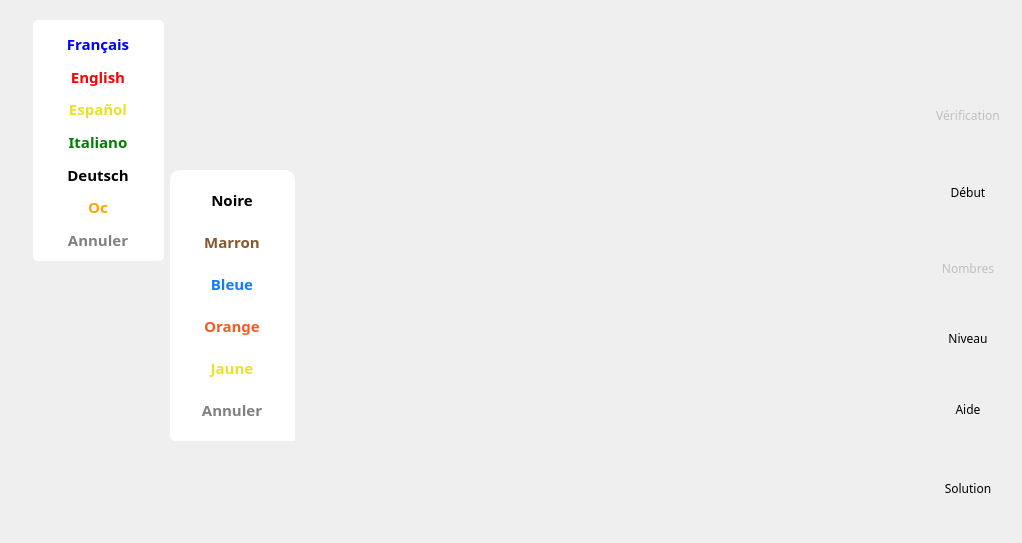
       <widget class="QWidget" name="pagePrincipale">
        <property name="styleSheet">
         <string notr="true">QWidget#pagePrincipale {	
	background-image: url(:/data_images/background);
	background-repeat: repeat-no;
   	background-position: top right;
}</string>
        </property>
        <widget class="QFrame" name="frmIcones">
         <property name="geometry">
          <rect>
           <x>923</x>
           <y>76</y>
           <width>90</width>
           <height>458</height>
          </rect>
         </property>
         <property name="minimumSize">
          <size>
           <width>90</width>
           <height>60</height>
          </size>
         </property>
         <property name="maximumSize">
          <size>
           <width>100</width>
           <height>16777215</height>
          </size>
         </property>
         <property name="lineWidth">
          <number>0</number>
         </property>
         <layout class="QVBoxLayout" name="verticalLayout">
          <property name="spacing">
           <number>2</number>
          </property>
          <property name="margin">
           <number>0</number>
          </property>
          <item>
           <widget class="AbulEduFlatBoutonV1" name="btnVerifier">
            <property name="enabled">
             <bool>false</bool>
            </property>
            <property name="minimumSize">
             <size>
              <width>0</width>
              <height>69</height>
             </size>
            </property>
            <property name="maximumSize">
             <size>
              <width>16777215</width>
              <height>16777215</height>
             </size>
            </property>
            <property name="font">
             <font>
              <family>Andika Basic</family>
              <weight>50</weight>
              <bold>false</bold>
             </font>
            </property>
            <property name="toolTip">
             <string/>
            </property>
            <property name="whatsThis">
             <string notr="true">verification</string>
            </property>
            <property name="text">
             <string>Vérification</string>
            </property>
            <property name="iconSize">
             <size>
              <width>50</width>
              <height>50</height>
             </size>
            </property>
            <property name="flat">
             <bool>true</bool>
            </property>
            <property name="IconeNormale" stdset="0">
             <string notr="true">:/data_images/verification</string>
            </property>
            <property name="IconeSurvol" stdset="0">
             <string notr="true">:/data_images/verificationHover</string>
            </property>
            <property name="IconePressed" stdset="0">
             <string notr="true">:/data_images/verificationPressed</string>
            </property>
            <property name="IconeDisabled" stdset="0">
             <string notr="true">:/data_images/verificationDisabled</string>
            </property>
            <property name="BackgroundAlignement" stdset="0">
             <string notr="true">center top</string>
            </property>
            <property name="TexteAlignement" stdset="0">
             <string notr="true">Qt::AlignBottom</string>
            </property>
            <property name="CouleurTexteNormale" stdset="0">
             <color>
              <red>255</red>
              <green>255</green>
              <blue>255</blue>
             </color>
            </property>
            <property name="CouleurTexteSurvol" stdset="0">
             <color>
              <red>255</red>
              <green>0</green>
              <blue>0</blue>
             </color>
            </property>
           </widget>
          </item>
          <item>
           <widget class="AbulEduFlatBoutonV1" name="btnRecommencer">
            <property name="sizePolicy">
             <sizepolicy hsizetype="Minimum" vsizetype="Fixed">
              <horstretch>0</horstretch>
              <verstretch>0</verstretch>
             </sizepolicy>
            </property>
            <property name="minimumSize">
             <size>
              <width>0</width>
              <height>70</height>
             </size>
            </property>
            <property name="maximumSize">
             <size>
              <width>16777215</width>
              <height>16777215</height>
             </size>
            </property>
            <property name="font">
             <font>
              <family>Andika Basic</family>
              <weight>50</weight>
              <bold>false</bold>
             </font>
            </property>
            <property name="toolTip">
             <string/>
            </property>
            <property name="whatsThis">
             <string notr="true">debut</string>
            </property>
            <property name="text">
             <string>Début</string>
            </property>
            <property name="iconSize">
             <size>
              <width>50</width>
              <height>50</height>
             </size>
            </property>
            <property name="flat">
             <bool>true</bool>
            </property>
            <property name="IconeNormale" stdset="0">
             <string notr="true">:/data_images/debut</string>
            </property>
            <property name="IconeSurvol" stdset="0">
             <string notr="true">:/data_images/debutHover</string>
            </property>
            <property name="IconePressed" stdset="0">
             <string notr="true"/>
            </property>
            <property name="IconeDisabled" stdset="0">
             <string notr="true">:/data_images/debutDisabled</string>
            </property>
            <property name="BackgroundAlignement" stdset="0">
             <string notr="true">center top</string>
            </property>
            <property name="TexteAlignement" stdset="0">
             <string notr="true">Qt::AlignBottom</string>
            </property>
            <property name="CouleurTexteNormale" stdset="0">
             <color>
              <red>255</red>
              <green>255</green>
              <blue>255</blue>
             </color>
            </property>
            <property name="CouleurTexteSurvol" stdset="0">
             <color>
              <red>255</red>
              <green>0</green>
              <blue>0</blue>
             </color>
            </property>
           </widget>
          </item>
          <item>
           <widget class="AbulEduFlatBoutonV1" name="btnNombres">
            <property name="enabled">
             <bool>false</bool>
            </property>
            <property name="sizePolicy">
             <sizepolicy hsizetype="Minimum" vsizetype="Fixed">
              <horstretch>0</horstretch>
              <verstretch>0</verstretch>
             </sizepolicy>
            </property>
            <property name="minimumSize">
             <size>
              <width>0</width>
              <height>69</height>
             </size>
            </property>
            <property name="maximumSize">
             <size>
              <width>16777215</width>
              <height>16777215</height>
             </size>
            </property>
            <property name="font">
             <font>
              <family>Andika Basic</family>
              <weight>50</weight>
              <bold>false</bold>
             </font>
            </property>
            <property name="toolTip">
             <string/>
            </property>
            <property name="whatsThis">
             <string notr="true">nombres</string>
            </property>
            <property name="text">
             <string>Nombres</string>
            </property>
            <property name="iconSize">
             <size>
              <width>50</width>
              <height>50</height>
             </size>
            </property>
            <property name="flat">
             <bool>true</bool>
            </property>
            <property name="IconeNormale" stdset="0">
             <string notr="true">:/data_images/nombres</string>
            </property>
            <property name="IconeSurvol" stdset="0">
             <string notr="true">:/data_images/nombresHover</string>
            </property>
            <property name="IconePressed" stdset="0">
             <string notr="true">:/data_images/nombresPressed</string>
            </property>
            <property name="IconeDisabled" stdset="0">
             <string notr="true">:/data_images/nombresDisabled</string>
            </property>
            <property name="BackgroundAlignement" stdset="0">
             <string notr="true">center top</string>
            </property>
            <property name="TexteAlignement" stdset="0">
             <string notr="true">Qt::AlignBottom</string>
            </property>
            <property name="CouleurTexteNormale" stdset="0">
             <color>
              <red>255</red>
              <green>255</green>
              <blue>255</blue>
             </color>
            </property>
            <property name="CouleurTexteSurvol" stdset="0">
             <color>
              <red>255</red>
              <green>0</green>
              <blue>0</blue>
             </color>
            </property>
           </widget>
          </item>
          <item>
           <widget class="AbulEduFlatBoutonV1" name="btnNiveaux">
            <property name="sizePolicy">
             <sizepolicy hsizetype="Minimum" vsizetype="Fixed">
              <horstretch>0</horstretch>
              <verstretch>0</verstretch>
             </sizepolicy>
            </property>
            <property name="minimumSize">
             <size>
              <width>0</width>
              <height>56</height>
             </size>
            </property>
            <property name="maximumSize">
             <size>
              <width>16777215</width>
              <height>16777215</height>
             </size>
            </property>
            <property name="font">
             <font>
              <family>Andika Basic</family>
              <weight>50</weight>
              <bold>false</bold>
             </font>
            </property>
            <property name="toolTip">
             <string/>
            </property>
            <property name="whatsThis">
             <string notr="true">niveaux</string>
            </property>
            <property name="text">
             <string>Niveau</string>
            </property>
            <property name="iconSize">
             <size>
              <width>50</width>
              <height>50</height>
             </size>
            </property>
            <property name="flat">
             <bool>true</bool>
            </property>
            <property name="IconeNormale" stdset="0">
             <string notr="true">:/data_images/niveaux</string>
            </property>
            <property name="IconeSurvol" stdset="0">
             <string notr="true">:/data_images/niveauxHover</string>
            </property>
            <property name="IconePressed" stdset="0">
             <string notr="true">:/data_images/niveauxPressed</string>
            </property>
            <property name="IconeDisabled" stdset="0">
             <string notr="true">:/data_images/niveauxDisabled</string>
            </property>
            <property name="BackgroundAlignement" stdset="0">
             <string notr="true">center top</string>
            </property>
            <property name="TexteAlignement" stdset="0">
             <string notr="true">Qt::AlignBottom</string>
            </property>
            <property name="CouleurTexteNormale" stdset="0">
             <color>
              <red>255</red>
              <green>255</green>
              <blue>255</blue>
             </color>
            </property>
            <property name="CouleurTexteSurvol" stdset="0">
             <color>
              <red>255</red>
              <green>0</green>
              <blue>0</blue>
             </color>
            </property>
           </widget>
          </item>
          <item>
           <widget class="AbulEduFlatBoutonV1" name="btnAide">
            <property name="sizePolicy">
             <sizepolicy hsizetype="Minimum" vsizetype="Fixed">
              <horstretch>0</horstretch>
              <verstretch>0</verstretch>
             </sizepolicy>
            </property>
            <property name="minimumSize">
             <size>
              <width>0</width>
              <height>73</height>
             </size>
            </property>
            <property name="maximumSize">
             <size>
              <width>16777215</width>
              <height>16777215</height>
             </size>
            </property>
            <property name="font">
             <font>
              <family>Andika Basic</family>
              <weight>50</weight>
              <bold>false</bold>
             </font>
            </property>
            <property name="toolTip">
             <string/>
            </property>
            <property name="whatsThis">
             <string notr="true">aide</string>
            </property>
            <property name="text">
             <string>Aide</string>
            </property>
            <property name="iconSize">
             <size>
              <width>50</width>
              <height>50</height>
             </size>
            </property>
            <property name="flat">
             <bool>true</bool>
            </property>
            <property name="IconeNormale" stdset="0">
             <string notr="true">:/data_images/aide</string>
            </property>
            <property name="IconeSurvol" stdset="0">
             <string notr="true">:/data_images/aideHover</string>
            </property>
            <property name="IconePressed" stdset="0">
             <string notr="true">:/data_images/aidePressed</string>
            </property>
            <property name="IconeDisabled" stdset="0">
             <string notr="true">:/data_images/aideDisabled</string>
            </property>
            <property name="BackgroundAlignement" stdset="0">
             <string notr="true">center top</string>
            </property>
            <property name="TexteAlignement" stdset="0">
             <string notr="true">Qt::AlignBottom</string>
            </property>
            <property name="CouleurTexteNormale" stdset="0">
             <color>
              <red>255</red>
              <green>255</green>
              <blue>255</blue>
             </color>
            </property>
            <property name="CouleurTexteSurvol" stdset="0">
             <color>
              <red>255</red>
              <green>0</green>
              <blue>0</blue>
             </color>
            </property>
           </widget>
          </item>
          <item>
           <widget class="AbulEduFlatBoutonV1" name="btnAbandonner">
            <property name="minimumSize">
             <size>
              <width>0</width>
              <height>70</height>
             </size>
            </property>
            <property name="maximumSize">
             <size>
              <width>16777215</width>
              <height>16777215</height>
             </size>
            </property>
            <property name="font">
             <font>
              <family>Andika Basic</family>
              <weight>50</weight>
              <bold>false</bold>
             </font>
            </property>
            <property name="toolTip">
             <string/>
            </property>
            <property name="whatsThis">
             <string notr="true">solution</string>
            </property>
            <property name="text">
             <string>Solution</string>
            </property>
            <property name="iconSize">
             <size>
              <width>50</width>
              <height>50</height>
             </size>
            </property>
            <property name="flat">
             <bool>true</bool>
            </property>
            <property name="IconeNormale" stdset="0">
             <string notr="true">:/data_images/solution</string>
            </property>
            <property name="IconeSurvol" stdset="0">
             <string notr="true">:/data_images/solutionHover</string>
            </property>
            <property name="IconePressed" stdset="0">
             <string notr="true">:/data_images/solutionPressed</string>
            </property>
            <property name="IconeDisabled" stdset="0">
             <string notr="true">:/data_images/solutionDisabled</string>
            </property>
            <property name="BackgroundAlignement" stdset="0">
             <string notr="true">center top</string>
            </property>
            <property name="TexteAlignement" stdset="0">
             <string notr="true">Qt::AlignBottom</string>
            </property>
            <property name="CouleurTexteNormale" stdset="0">
             <color>
              <red>255</red>
              <green>255</green>
              <blue>255</blue>
             </color>
            </property>
            <property name="CouleurTexteSurvol" stdset="0">
             <color>
              <red>255</red>
              <green>0</green>
              <blue>0</blue>
             </color>
            </property>
           </widget>
          </item>
         </layout>
        </widget>
        <widget class="QFrame" name="frmAireDeJeu">
         <property name="geometry">
          <rect>
           <x>370</x>
           <y>30</y>
           <width>500</width>
           <height>480</height>
          </rect>
         </property>
         <property name="styleSheet">
          <string notr="true"/>
         </property>
         <property name="frameShape">
          <enum>QFrame::NoFrame</enum>
         </property>
         <property name="frameShadow">
          <enum>QFrame::Raised</enum>
         </property>
        </widget>
        <widget class="QFrame" name="frmNiveau">
         <property name="geometry">
          <rect>
           <x>170</x>
           <y>170</y>
           <width>125</width>
           <height>271</height>
          </rect>
         </property>
         <property name="styleSheet">
          <string notr="true">background: #ffffff;
border-top-left-radius: 10px;
border-top-right-radius: 10px;
border-bottom-left-radius: 5px;</string>
         </property>
         <property name="frameShape">
          <enum>QFrame::StyledPanel</enum>
         </property>
         <property name="frameShadow">
          <enum>QFrame::Raised</enum>
         </property>
         <layout class="QGridLayout" name="gridLayout_2">
          <item row="11" column="0">
           <widget class="AbulEduFlatBoutonV1" name="btnNiveauAnnuler">
            <property name="enabled">
             <bool>true</bool>
            </property>
            <property name="minimumSize">
             <size>
              <width>100</width>
              <height>30</height>
             </size>
            </property>
            <property name="maximumSize">
             <size>
              <width>100</width>
              <height>30</height>
             </size>
            </property>
            <property name="font">
             <font>
              <family>Andika Basic</family>
              <pointsize>11</pointsize>
              <weight>75</weight>
              <bold>true</bold>
             </font>
            </property>
            <property name="cursor">
             <cursorShape>PointingHandCursor</cursorShape>
            </property>
            <property name="styleSheet">
             <string notr="true">color:gray;</string>
            </property>
            <property name="text">
             <string>Annuler</string>
            </property>
           </widget>
          </item>
          <item row="10" column="0">
           <widget class="AbulEduFlatBoutonV1" name="btnNiveauJaune">
            <property name="minimumSize">
             <size>
              <width>100</width>
              <height>30</height>
             </size>
            </property>
            <property name="maximumSize">
             <size>
              <width>100</width>
              <height>30</height>
             </size>
            </property>
            <property name="font">
             <font>
              <family>Andika Basic</family>
              <pointsize>11</pointsize>
              <weight>75</weight>
              <bold>true</bold>
             </font>
            </property>
            <property name="cursor">
             <cursorShape>PointingHandCursor</cursorShape>
            </property>
            <property name="styleSheet">
             <string notr="true">color:#e8e226;</string>
            </property>
            <property name="text">
             <string>Jaune</string>
            </property>
           </widget>
          </item>
          <item row="9" column="0">
           <widget class="AbulEduFlatBoutonV1" name="btnNiveauOrange">
            <property name="minimumSize">
             <size>
              <width>100</width>
              <height>30</height>
             </size>
            </property>
            <property name="maximumSize">
             <size>
              <width>100</width>
              <height>30</height>
             </size>
            </property>
            <property name="font">
             <font>
              <family>Andika Basic</family>
              <pointsize>11</pointsize>
              <weight>75</weight>
              <bold>true</bold>
             </font>
            </property>
            <property name="cursor">
             <cursorShape>PointingHandCursor</cursorShape>
            </property>
            <property name="styleSheet">
             <string notr="true">color:#f15c28;</string>
            </property>
            <property name="text">
             <string>Orange</string>
            </property>
           </widget>
          </item>
          <item row="8" column="0">
           <widget class="AbulEduFlatBoutonV1" name="btnNiveauBleu">
            <property name="minimumSize">
             <size>
              <width>100</width>
              <height>30</height>
             </size>
            </property>
            <property name="maximumSize">
             <size>
              <width>100</width>
              <height>30</height>
             </size>
            </property>
            <property name="font">
             <font>
              <family>Andika Basic</family>
              <pointsize>11</pointsize>
              <weight>75</weight>
              <bold>true</bold>
             </font>
            </property>
            <property name="cursor">
             <cursorShape>PointingHandCursor</cursorShape>
            </property>
            <property name="styleSheet">
             <string notr="true">color: #107bfa;</string>
            </property>
            <property name="text">
             <string>Bleue</string>
            </property>
           </widget>
          </item>
          <item row="3" column="0">
           <widget class="AbulEduFlatBoutonV1" name="btnNiveauMarron">
            <property name="minimumSize">
             <size>
              <width>100</width>
              <height>30</height>
             </size>
            </property>
            <property name="maximumSize">
             <size>
              <width>100</width>
              <height>30</height>
             </size>
            </property>
            <property name="font">
             <font>
              <family>Andika Basic</family>
              <pointsize>11</pointsize>
              <weight>75</weight>
              <bold>true</bold>
             </font>
            </property>
            <property name="cursor">
             <cursorShape>PointingHandCursor</cursorShape>
            </property>
            <property name="styleSheet">
             <string notr="true">color:#85582d;</string>
            </property>
            <property name="text">
             <string>Marron</string>
            </property>
           </widget>
          </item>
          <item row="0" column="0">
           <widget class="AbulEduFlatBoutonV1" name="btnNiveauNoire">
            <property name="minimumSize">
             <size>
              <width>100</width>
              <height>30</height>
             </size>
            </property>
            <property name="maximumSize">
             <size>
              <width>100</width>
              <height>30</height>
             </size>
            </property>
            <property name="font">
             <font>
              <family>Andika Basic</family>
              <pointsize>11</pointsize>
              <weight>75</weight>
              <bold>true</bold>
             </font>
            </property>
            <property name="cursor">
             <cursorShape>PointingHandCursor</cursorShape>
            </property>
            <property name="styleSheet">
             <string notr="true">color:black;</string>
            </property>
            <property name="text">
             <string>Noire</string>
            </property>
           </widget>
          </item>
         </layout>
        </widget>
        <widget class="QLabel" name="lblLevel">
         <property name="geometry">
          <rect>
           <x>927</x>
           <y>8</y>
           <width>80</width>
           <height>64</height>
          </rect>
         </property>
         <property name="text">
          <string/>
         </property>
         <property name="pixmap">
          <pixmap resource="data_images.qrc">:/data_images/belt0</pixmap>
         </property>
        </widget>
        <widget class="QLabel" name="lblGrid">
         <property name="geometry">
          <rect>
           <x>390</x>
           <y>30</y>
           <width>500</width>
           <height>377</height>
          </rect>
         </property>
         <property name="text">
          <string/>
         </property>
         <property name="pixmap">
          <pixmap resource="data_images.qrc">:/data_images/cadreNombres0</pixmap>
         </property>
         <property name="scaledContents">
          <bool>true</bool>
         </property>
        </widget>
        <widget class="QFrame" name="frmChoixLangues">
         <property name="geometry">
          <rect>
           <x>33</x>
           <y>20</y>
           <width>131</width>
           <height>241</height>
          </rect>
         </property>
         <property name="styleSheet">
          <string notr="true">background-color: #ffffff;
border-radius:5px;</string>
         </property>
         <property name="frameShape">
          <enum>QFrame::StyledPanel</enum>
         </property>
         <property name="frameShadow">
          <enum>QFrame::Raised</enum>
         </property>
         <layout class="QGridLayout" name="gridLayout_8">
          <item row="12" column="0">
           <widget class="AbulEduFlatBoutonV1" name="btnLangueAnnuler">
            <property name="minimumSize">
             <size>
              <width>100</width>
              <height>30</height>
             </size>
            </property>
            <property name="maximumSize">
             <size>
              <width>100</width>
              <height>30</height>
             </size>
            </property>
            <property name="font">
             <font>
              <family>Andika Basic</family>
              <pointsize>11</pointsize>
              <weight>75</weight>
              <bold>true</bold>
             </font>
            </property>
            <property name="cursor">
             <cursorShape>PointingHandCursor</cursorShape>
            </property>
            <property name="styleSheet">
             <string notr="true">color:gray;</string>
            </property>
            <property name="text">
             <string>Annuler</string>
            </property>
           </widget>
          </item>
          <item row="7" column="0">
           <widget class="AbulEduFlatBoutonV1" name="btnOc">
            <property name="minimumSize">
             <size>
              <width>100</width>
              <height>30</height>
             </size>
            </property>
            <property name="maximumSize">
             <size>
              <width>100</width>
              <height>30</height>
             </size>
            </property>
            <property name="font">
             <font>
              <family>Andika Basic</family>
              <pointsize>11</pointsize>
              <weight>75</weight>
              <bold>true</bold>
             </font>
            </property>
            <property name="cursor">
             <cursorShape>PointingHandCursor</cursorShape>
            </property>
            <property name="whatsThis">
             <string notr="true">oc</string>
            </property>
            <property name="styleSheet">
             <string notr="true">color:orange</string>
            </property>
            <property name="text">
             <string>Oc</string>
            </property>
           </widget>
          </item>
          <item row="6" column="0">
           <widget class="AbulEduFlatBoutonV1" name="btnDe">
            <property name="minimumSize">
             <size>
              <width>100</width>
              <height>30</height>
             </size>
            </property>
            <property name="maximumSize">
             <size>
              <width>100</width>
              <height>30</height>
             </size>
            </property>
            <property name="font">
             <font>
              <family>Andika Basic</family>
              <pointsize>11</pointsize>
              <weight>75</weight>
              <bold>true</bold>
             </font>
            </property>
            <property name="cursor">
             <cursorShape>PointingHandCursor</cursorShape>
            </property>
            <property name="whatsThis">
             <string notr="true">de</string>
            </property>
            <property name="styleSheet">
             <string notr="true">color:black</string>
            </property>
            <property name="text">
             <string>Deutsch</string>
            </property>
           </widget>
          </item>
          <item row="2" column="0">
           <widget class="AbulEduFlatBoutonV1" name="btnFr">
            <property name="minimumSize">
             <size>
              <width>100</width>
              <height>30</height>
             </size>
            </property>
            <property name="maximumSize">
             <size>
              <width>100</width>
              <height>30</height>
             </size>
            </property>
            <property name="font">
             <font>
              <family>Andika Basic</family>
              <pointsize>11</pointsize>
              <weight>75</weight>
              <bold>true</bold>
             </font>
            </property>
            <property name="cursor">
             <cursorShape>PointingHandCursor</cursorShape>
            </property>
            <property name="whatsThis">
             <string notr="true">fr</string>
            </property>
            <property name="styleSheet">
             <string notr="true">color: blue;</string>
            </property>
            <property name="text">
             <string>Français</string>
            </property>
           </widget>
          </item>
          <item row="3" column="0">
           <widget class="AbulEduFlatBoutonV1" name="btnEn">
            <property name="minimumSize">
             <size>
              <width>100</width>
              <height>30</height>
             </size>
            </property>
            <property name="maximumSize">
             <size>
              <width>100</width>
              <height>30</height>
             </size>
            </property>
            <property name="font">
             <font>
              <family>Andika Basic</family>
              <pointsize>11</pointsize>
              <weight>75</weight>
              <bold>true</bold>
             </font>
            </property>
            <property name="cursor">
             <cursorShape>PointingHandCursor</cursorShape>
            </property>
            <property name="whatsThis">
             <string notr="true">en</string>
            </property>
            <property name="styleSheet">
             <string notr="true">color:red</string>
            </property>
            <property name="text">
             <string>English</string>
            </property>
           </widget>
          </item>
          <item row="4" column="0">
           <widget class="AbulEduFlatBoutonV1" name="btnEs">
            <property name="minimumSize">
             <size>
              <width>100</width>
              <height>30</height>
             </size>
            </property>
            <property name="maximumSize">
             <size>
              <width>100</width>
              <height>30</height>
             </size>
            </property>
            <property name="font">
             <font>
              <family>Andika Basic</family>
              <pointsize>11</pointsize>
              <weight>75</weight>
              <bold>true</bold>
             </font>
            </property>
            <property name="cursor">
             <cursorShape>PointingHandCursor</cursorShape>
            </property>
            <property name="whatsThis">
             <string notr="true">es</string>
            </property>
            <property name="styleSheet">
             <string notr="true">color:#e8e226;</string>
            </property>
            <property name="text">
             <string>Español</string>
            </property>
           </widget>
          </item>
          <item row="5" column="0">
           <widget class="AbulEduFlatBoutonV1" name="btnIt">
            <property name="minimumSize">
             <size>
              <width>100</width>
              <height>30</height>
             </size>
            </property>
            <property name="maximumSize">
             <size>
              <width>100</width>
              <height>30</height>
             </size>
            </property>
            <property name="font">
             <font>
              <family>Andika Basic</family>
              <pointsize>11</pointsize>
              <weight>75</weight>
              <bold>true</bold>
             </font>
            </property>
            <property name="cursor">
             <cursorShape>PointingHandCursor</cursorShape>
            </property>
            <property name="whatsThis">
             <string notr="true">it</string>
            </property>
            <property name="styleSheet">
             <string notr="true">color:green</string>
            </property>
            <property name="text">
             <string>Italiano</string>
            </property>
           </widget>
          </item>
         </layout>
        </widget>
       </widget>
